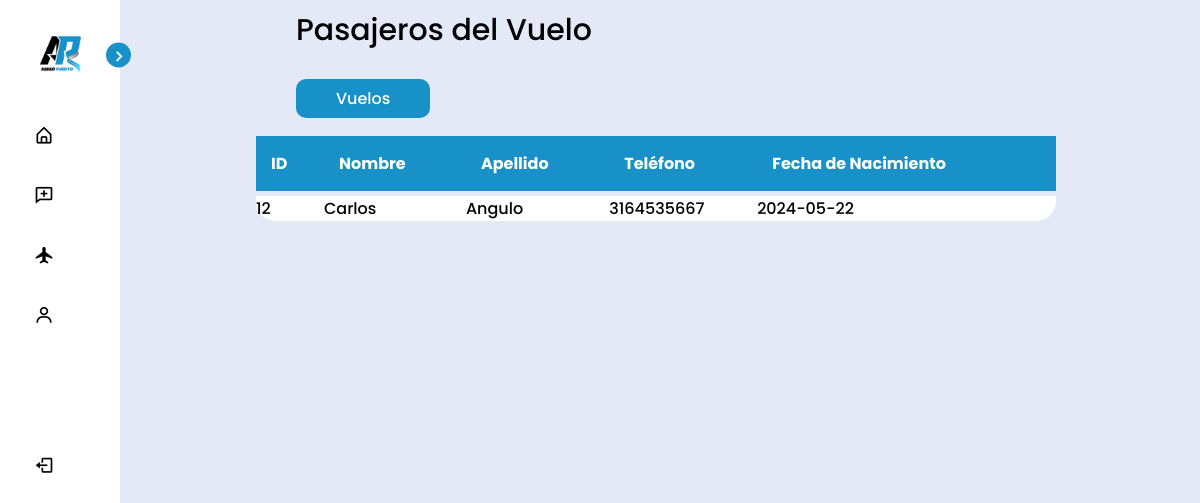
Screenshot of /admin/pasajeros.php?id=7 (signed in) with the database file from the repository.
### tables this page shows
CREATE TABLE `pasajeros` (
  `id` int(11) NOT NULL,
  `nombre` varchar(255) NOT NULL,
  `apellido` varchar(255) NOT NULL,
  `correo` varchar(200) NOT NULL,
  `telefono` varchar(20) DEFAULT NULL,
  `fecha_nacimiento` date DEFAULT NULL,
  `id_vuelo` int(11) NOT NULL,
  `id_usuario` int(11) DEFAULT NULL
);

### admin/pasajeros.php (the view, shortened to what this page needs)
<?php
    include('../conexion.php');
    $vuelo_id = $_GET['id'];
    $query_pasajeros = mysqli_query($conexion, "SELECT * FROM pasajeros WHERE id_vuelo = $vuelo_id");
?>
<!DOCTYPE html>
<html lang="en">
<head>
    <link rel="stylesheet" href="../css/estilos.css">
    <link href='https://unpkg.com/boxicons@2.1.4/css/boxicons.min.css' rel='stylesheet'>
</head>
<body>
<nav class="sidebar close">
            <header>
                <div class="image-text">
                    <span class="image">
                        <img id="logo-img" src="../imagenes/aereopuerto.png" alt="logo">
                    </span>
                </div>
                <i class='bx bx-chevron-right toggle'></i>
            </header>
            <div class="menu-bar">
                <div class="menu">
                    <ul class="menu-links">
                        <li class="nav-link">
                            <a href="admin.php">
                                <i class='bx bx-home-alt icon'></i>
                            </a>
                        </li>
                        <li class="nav-link">
                            <a href="vuelos.php">
                                <i class='bx bx-comment-add icon' ></i>
                            </a>
                        </li>
                        <li class="nav-link">
                            <a href="aereolineas.php">
                                <i class='bx bxs-plane icon'></i>
                            </a>
                        </li>
                        <li class="nav-link">
                            <a href="usuarios.php">
                                <i class='bx bx-user icon'></i>
                            </a>
                        </li>
                    </ul>
                </div>
                <br>
                <br>
                <div class="bottom-content">
                    <li class="">
                        <a href="admin_cerrar.php" onclick="return confirm('¿Deseas Cerrar Sesión?');">
                            <i class='bx bx-log-out icon'></i>
                        </a>
                    </li>
                </div>
            </div>
        </nav>
    <div class="home">
        <div id="main-container">
            <div class="text">Pasajeros del Vuelo</div>
            <br>
            <a href="vuelos.php" class="nuevoUsuario">Vuelos</a>
            <br>
            <br>
            <table class="tablaUsuarios">
                <thead>
                    <tr>
                        <th>ID</th>
                        <th>Nombre</th>
                        <th>Apellido</th>
                        <th>Teléfono</th>
                        <th>Fecha de Nacimiento</th>
                    </tr>
                </thead>
                <tbody>
                    <?php while($row_pasajero = mysqli_fetch_array($query_pasajeros)): ?>
                    <tr>
                        <td><?= $row_pasajero['id']?></td>
                        <td><?= $row_pasajero['nombre']?></td>
                        <td><?= $row_pasajero['apellido']?></td>
                        <td><?= $row_pasajero['telefono']?></td>
                        <td><?= $row_pasajero['fecha_nacimiento']?></td>
                    </tr>
                    <?php endwhile; ?>
                </tbody>
            </table>
        </div>
    </div>
</body>
</html>

### css/estilos.css (style rules this page uses)
* { font-family: 'Poppins', sans-serif; margin: 0; padding: 0; box-sizing: border-box; }
:root { --body-color:#E4E9F7; --sidebar-color:#FFF; --primary-color:#1791c8; --toggle-color:#DDD; --text-color:black; --tran-02: all 0.2s ease; --tran-03: all 0.3s ease; --tran-04: all 0.4s ease; --tran-05: all 0.5s ease; }
body { height: 100vh; background: var(--body-color); transition: var(--tran-04); }
.sidebar { position: fixed; top: 0; left: 0; height: 100%; width: 265px; padding: 10px 14px; background: var(--sidebar-color); transition: var(--tran-05); z-index: 100; }
.sidebar.close { width: 120px; }
.sidebar .image { min-width: 80px; display: flex; align-items: center; }
.sidebar li { height: 50px; margin-top: 10px; list-style: none; display: flex; align-items: center; }
.sidebar li .icon { display: flex; align-items: center; justify-content: center; min-width: 60px; font-size: 20px; }
.sidebar li .icon, .sidebar li .text { color:var(--text-color); transition: var(--tran-02); }
.sidebar header { position: relative; }
.sidebar .image-text img { width: 90px; border-radius: 6px; }
.sidebar header .image-text { display: flex; align-items: center; }
.sidebar header .toggle { position: absolute; top: 50%; right: -25px; transform: translateY(-50%) rotate(180deg); height: 25px; width: 25px; background: var(--primary-color); display: flex; align-items: center; justify-content: center; border-radius: 50%; color: var(--sidebar-color); font-size: 22px; cursor: pointer; }
.sidebar.close header .toggle { transform: translateY(-50%); }
.sidebar li a { height: 100%; width: 100%; display: flex; align-items: center; text-decoration: none; border-radius: 6px; transition: var(--tran-04); }
.sidebar .menu-bar { height: calc(100% - 50%); display: flex; flex-direction: column; justify-content: space-between; }
.home { position: relative; height: 100vh; left: 250px; width: calc(100% - 250px); background: var(--body-color); transition: var(--tran-05); }
.home .text { font-size: 30px; font-weight: 500; color: var(--text-color); padding: 8px 40px; }
.home .tablaUsuarios, .home .nuevoUsuario, .home p { font-weight: 500; color: var(--text-color); padding: 8px 40px; }
.home .nuevoUsuario { text-decoration: none; background-color: #1791c8; border-radius: 10px; margin-left: 40px; color: white; }
.sidebar.close ~ .home { left: 100px; width: calc(100% - 88px); }
.home #main-container { margin: 0px auto; width: 800px; }
table { background-color: #FFF; text-align: left; border-collapse: collapse; width: 100%; border-radius: 20px; }
th, tr { padding: 15px; }
thead { background-color: var(--primary-color); border-bottom: solid 5px var(--body-color); color: var(--sidebar-color); }

### rows the page displays
pasajeros: id "12", nombre "Carlos", apellido "Angulo", telefono "3164535667", fecha_nacimiento "2024-05-22"
